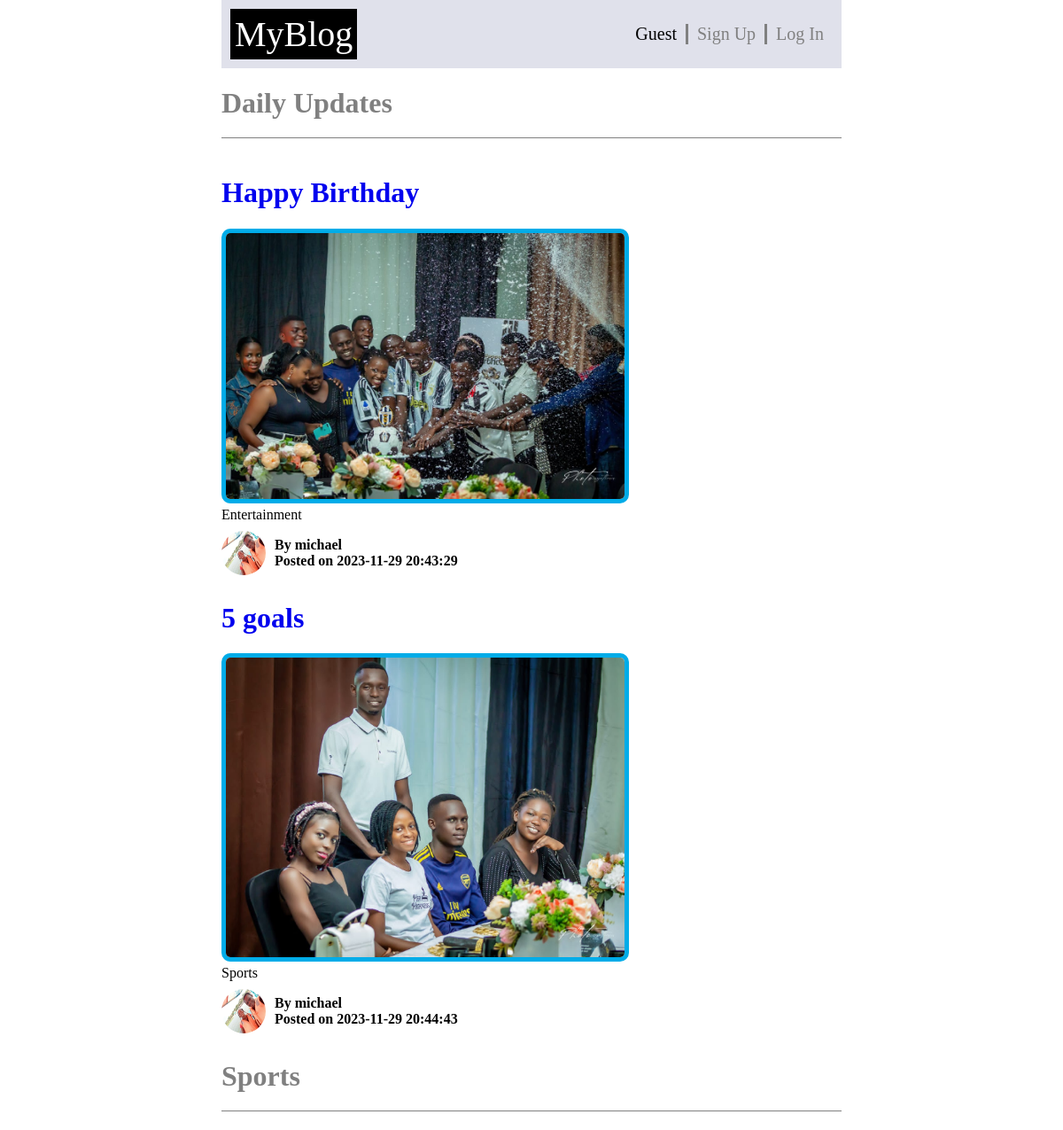
The page / on the database its author committed.
### tables this page shows
CREATE TABLE `posts` (
  `id` int(11) NOT NULL,
  `heading` varchar(100) NOT NULL,
  `category` varchar(100) NOT NULL,
  `story` varchar(100) NOT NULL,
  `thumbnail` varchar(100) NOT NULL,
  `author` varchar(10) NOT NULL,
  `time` timestamp NOT NULL DEFAULT current_timestamp() ON UPDATE current_timestamp()
);

CREATE TABLE `users` (
  `id` int(11) NOT NULL,
  `name` varchar(100) NOT NULL,
  `username` varchar(100) NOT NULL,
  `password` varchar(100) NOT NULL,
  `creator` varchar(100) NOT NULL,
  `profile_picture` varchar(100) NOT NULL,
  `status` varchar(100) NOT NULL,
  `email` varchar(100) NOT NULL
);

### index.php (the view, shortened to what this page needs)
<?php
include_once('header.php');
include_once('logic/db_config.php');
$sql1 = "SELECT * FROM users";
$result1 = mysqli_query($conn, $sql1);
$users = mysqli_fetch_all($result1, MYSQLI_ASSOC);
$sql = "SELECT * FROM posts";
$result = mysqli_query($conn, $sql);
$posts = mysqli_fetch_all($result, MYSQLI_ASSOC);
?>
<h1 class="updates">Daily Updates</h1>
<div style="display: grid; grid-template-columns: 1fr 1fr; align-items: left;">
    <?php
    for ($i = 0; $i < count($posts); $i++) { ?>
        <div>
            <h1>
                <a href="singlepost.php?id=<?php echo $posts[$i]['id']; ?>"><?php echo $posts[$i]['heading']; ?></a>
            </h1>
            <a href="singlepost.php?id=<?php echo $posts[$i]['id']; ?>"><img style="width: 450px; border: 5px solid rgb(0, 172, 232); border-radius: 10px;" src="<?php echo "logic/images/" . $posts[$i]['thumbnail'] ?>" alt=""></a>
            <div>
                <?php echo $posts[$i]['category']; ?>
                <?php
                for ($y = 0; $y < count($users); $y++) {
                    if ($posts[$i]['author'] == $users[$y]['username']) {
                        $profile_picture = $users[$y]['profile_picture'];
                    }
                }
                ?>
                <div style="display: flex; align-items: center;">
                    <img style="width: 50px; height: 50px; margin-right: 10px; border-radius: 50%;" src="<?php echo 'logic/avatar/' . $profile_picture; ?>" alt="">
                    <p style="font-weight: bold;">
                        By <?php echo $posts[$i]['author']; ?> <br>
                        Posted on <?php echo $posts[$i]['time']; ?>
                    </p>
                </div>
            </div>
        </div>
</div>
<?php } ?>
<h1 class="updates">Sports</h1>
</body>
</html>

### header.php (shortened to what this page needs)
<!DOCTYPE html>
<html lang="en">
<head>
    <link rel="stylesheet" href="http://localhost/myblog/css/styles.css">
</head>
<body>
    <nav>
        <div class="nav_bar">
            <a class="logo" href="http://localhost/myblog/index.php">MyBlog</a>
            <ul class="lists">
                <?php if (!isset($_SESSION['user_logged_in'])) : ?>
                    <li class="border" style="font-size: 20px; padding-right: 10px;">Guest</li>
                    <li class="border"><a href="signup.php">Sign Up</a></li>
                    <li><a href="login.php">Log In</a></li>
                <?php endif ?>
            </ul>
        </div>
    </nav>

### css/styles.css (style rules this page uses)
body { margin: 0 250px; backgroung-color: gray; }
.nav_bar { display: flex; justify-content: space-between; align-items: center; }
nav { background-color: rgba(100, 105, 156, 0.2); padding: 10px 10px; box-sizing: border-box; }
.logo { font-size: 40px; color: white; background-color: black; padding: 5px; }
a { text-decoration: none; }
ul { list-style-type: none; }
.lists { list-style-type: none; display: flex; align-items: center; }
.lists li a { color: gray; font-size: 20px; text-decoration: none; margin-left: 10px; padding-right: 10px }
.border { border-right: 3px solid gray; }
.updates { border-bottom: 1px solid gray; padding-bottom:20px; color: gray; }

### rows shown on the page
posts: heading "Happy Birthday", thumbnail (picture), category "Entertainment", users.profile_picture (picture), author "michael", time "2023-11-29 20:43:29"
posts: heading "5 goals", thumbnail (picture), category "Sports", users.profile_picture (picture), author "michael", time "2023-11-29 20:44:43"
